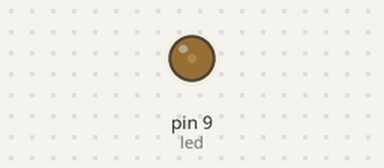
Recording of a sketch running on a simulated Arduino Uno, built with avr-gcc and run on an emulated ATmega328P. Parts: output pins drawn as LEDs (lit = HIGH).

Above: at 0.15 s.
At 0.75 s:
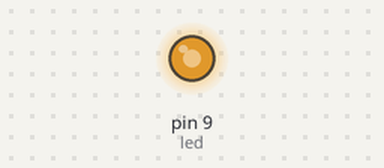
At 1.65 s:
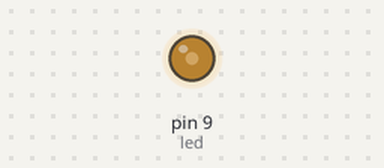
At 2.1 s:
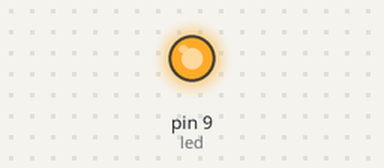
Timing chart, 0 to 3.6 s (numbered marks = the images above):
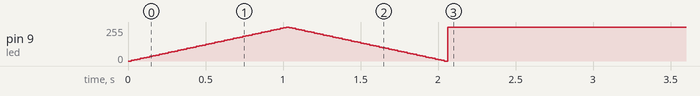

The sketch:

Fading_LED_sketch.ino
```cpp
int led =9;
int brightness = 0;
int fadeAmount = 5;

void setup() {
  // put your setup code here, to run once:
  pinMode(led, OUTPUT);
}

void loop() {
  // put your main code here, to run repeatedly:
  //digital write can only output a high or low value, but analogWrite
  //can output a value from 0 to 255. This  corresponds to the duty cycle,
  //which is the ratio of time that output is high:low
  //100% of the time high is 255.
  //50% of the time high is 177.
  //Two ways to control brightness:
  //1. Control voltage, but Arduino Uno has no way of controlling voltage at a pin
  //2. PWM: Pulse Width Modulation: a technique that allows us to control the
  //amount of time a signal is at HIGH (5V) or LOW (GND, 0V).
  analogWrite(led, brightness);
  brightness = brightness + fadeAmount;
  //double equals tests for equality
  if(brightness == 255 || brightness == 255)
    { fadeAmount = -fadeAmount ; }
    delay(20);
}
```
